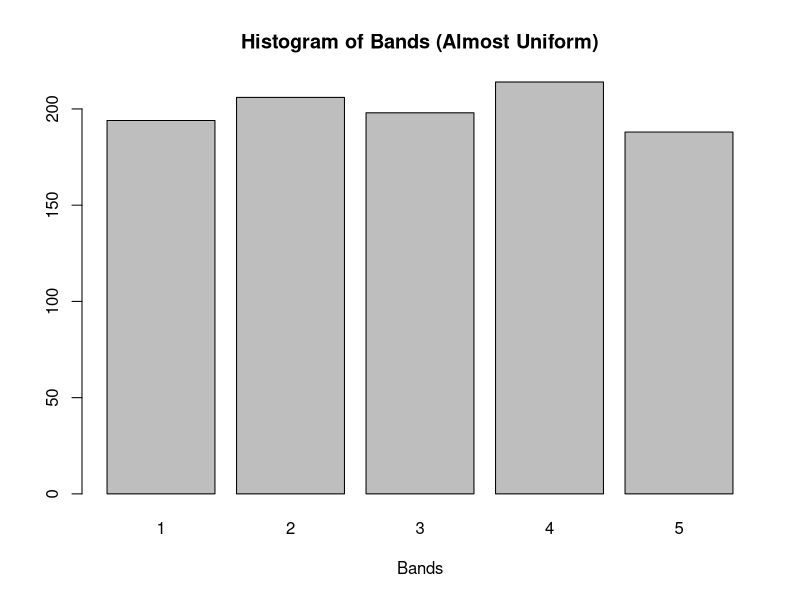
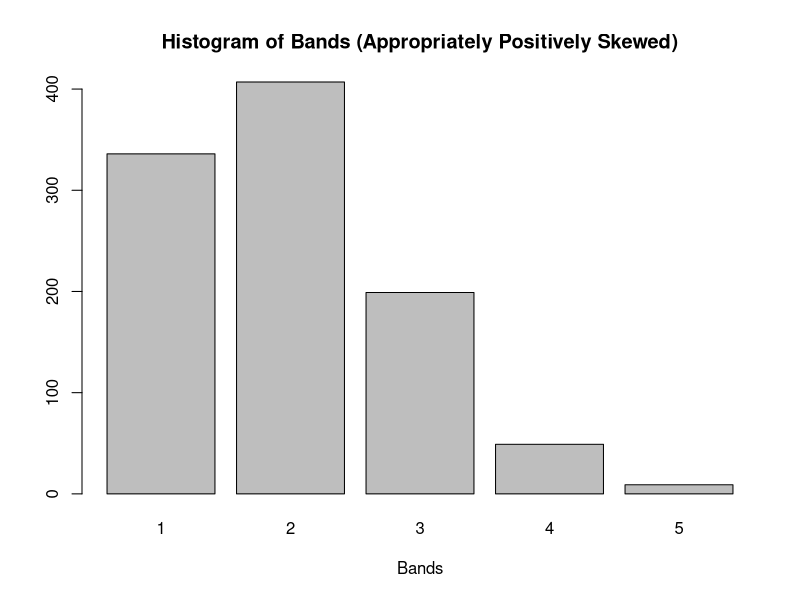
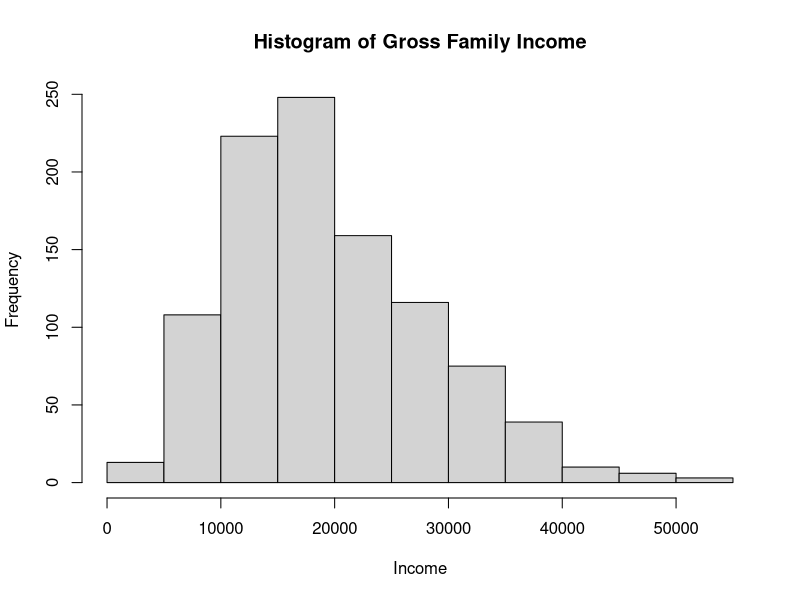
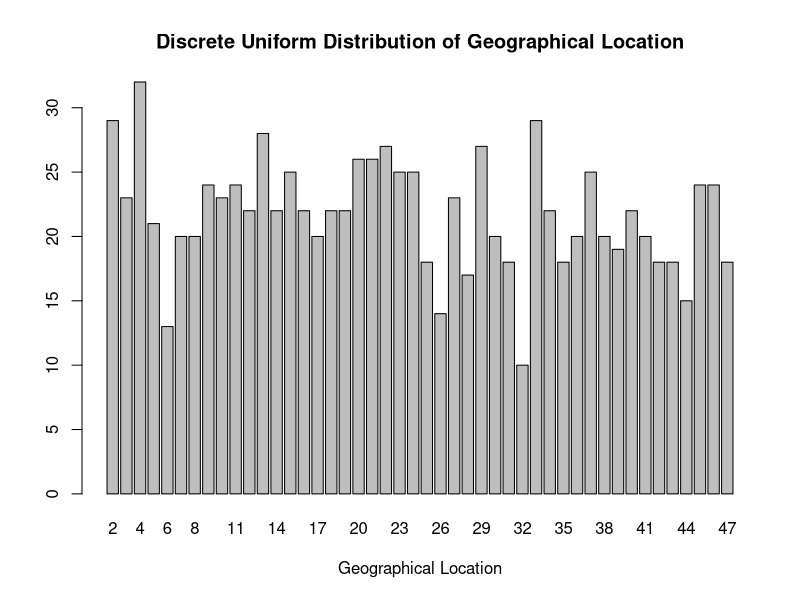
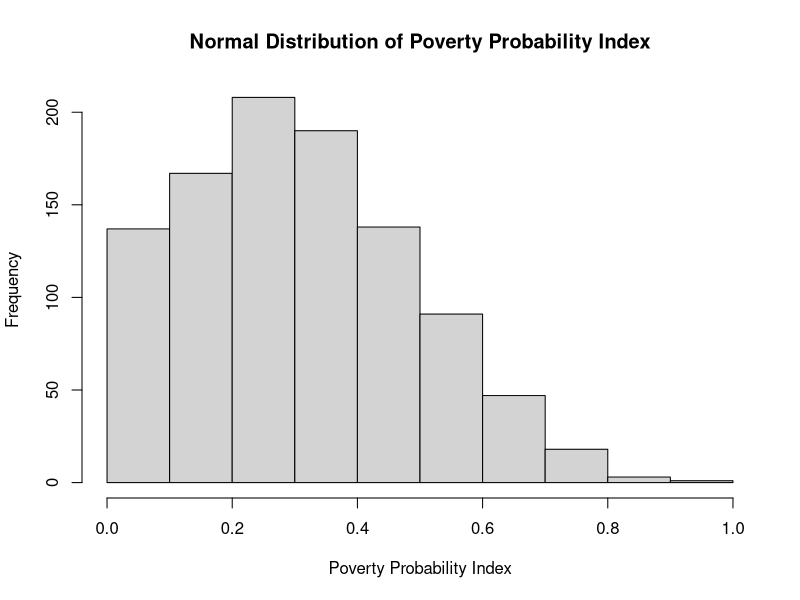
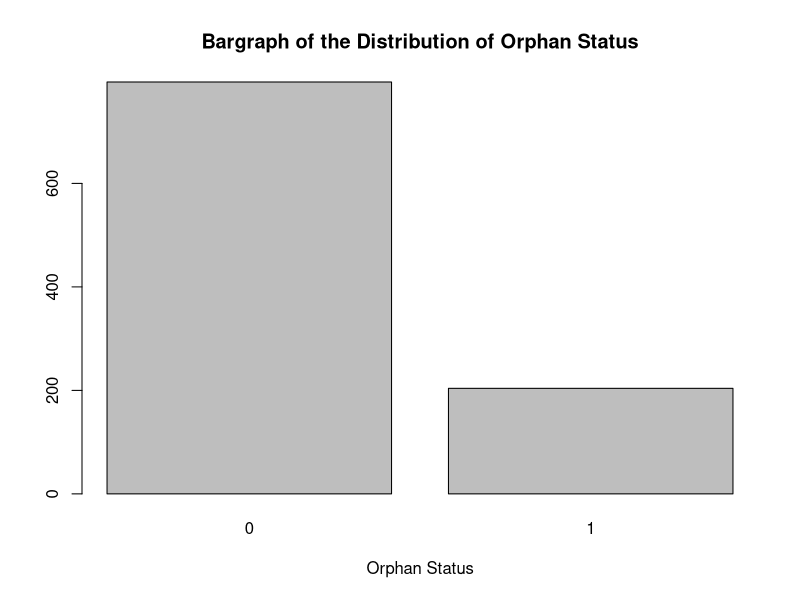
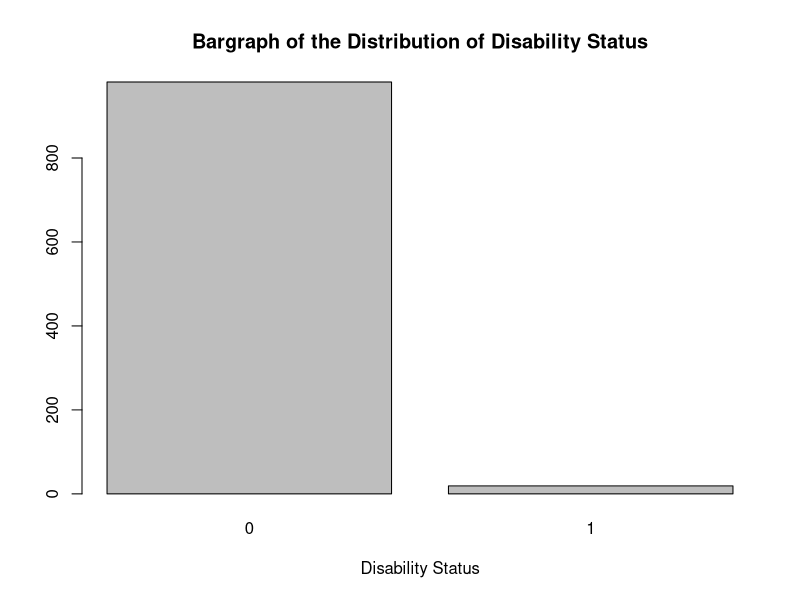
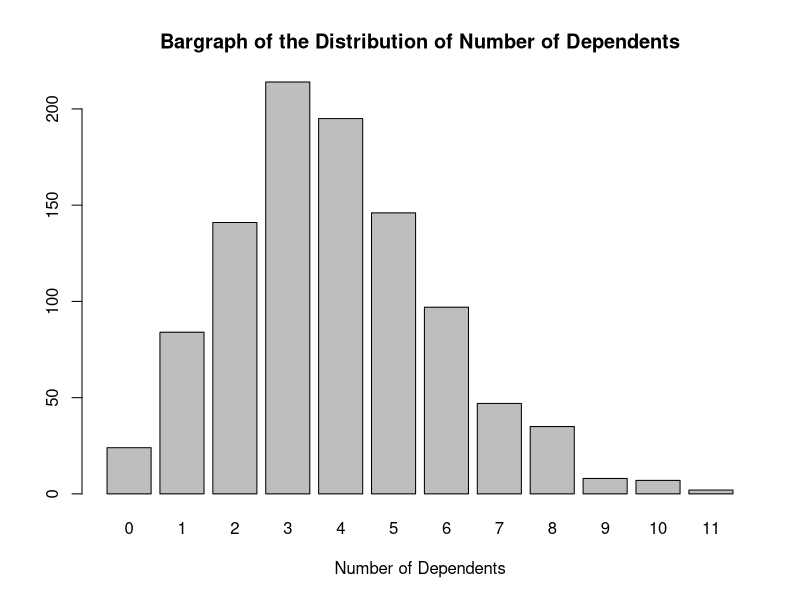

Here is the R script that generated these plots, in order: (Note: this script raises an error after producing the figures.)
## ---- chunk 1

knitr::opts_chunk$set(warning = FALSE,
                      message = FALSE)

## ---- chunk 2

# generate 5 bands via multinomial distribution with equal probabilities
set.seed(44)
sample1 <- rmultinom(n = 1,
                     size = 1000,
                     prob = rep(1/5, 5)) |> 
  as.data.frame() |>
  dplyr::mutate(Counts = dplyr::row_number()) |>
  dplyr::rename(Summary = V1)

# expand the Counts by Summary
sample2 <- rep(sample1$Counts, sample1$Summary)

# visualize results
barplot(table(sample2), xlab  = "Bands", main = "Histogram of Bands (Almost Uniform)")

## ---- chunk 3

# generate probabilities via 5 binomial trails with p = 1/5
# 1 is added to remove band 0 and introduce band 5
set.seed(44)
prob <- prop.table(table(rbinom(n = 1000, size = 5, prob = 1/5) + 1)) 

# generate 5 bands via multinomial distribution
set.seed(44)
sample1 <- rmultinom(n = 1,
                     size = 1000,
                     prob = prob) |> 
  as.data.frame() |>
  dplyr::mutate(Counts = dplyr::row_number()) |>
  dplyr::rename(Summary = V1)

# expand the Counts by Summary
sample2 <- rep(sample1$Counts, sample1$Summary)

barplot(table(sample2),  xlab  = "Bands", main = "Histogram of Bands (Appropriately Positively Skewed)")

## ---- chunk 4

set.seed(44)
hist(rnbinom(n = 1000, size = 5, mu = 20000),  xlab  = "Income", main = "Histogram of Gross Family Income")

## ---- chunk 5

set.seed(44)
barplot(table(ceiling(runif(n = 1000, min = 1,  max = 47))), xlab  = "Geographical Location", main = "Discrete Uniform Distribution of Geographical Location")

## ---- chunk 6

set.seed(44)
hist(abs(rnorm(n = 1000, mean = 0.3, sd = 0.2)), xlab  = "Poverty Probability Index", main = "Normal Distribution of Poverty Probability Index")

## ---- chunk 7

set.seed(44)
barplot(table(rbinom(n = 1000, size = 1, prob = 0.222)), xlab  = "Orphan Status", main = "Bargraph of the Distribution of Orphan Status")

## ---- chunk 8

set.seed(44)
barplot(table(rbinom(n = 1000, size = 1, prob = 0.022)), xlab  = "Disability Status", main = "Bargraph of the Distribution of Disability Status")

## ---- chunk 9

set.seed(44)
barplot(table(rpois(n = 1000, lambda = 4)), xlab  = "Number of Dependents", main = "Bargraph of the Distribution of Number of Dependents")

## ---- chunk 10

set.seed(44)
hist(abs(rnorm(n = 1000, mean = 500000, sd = 50000)), xlab  = "Program Costs", main = "Histogram of Distribution of Program Costs (KES)")

## ---- chunk 11

# declare probabilities (values gotten from existing literature)
prob <- c(0.49, 0.50, 0.01)

# generate 3 outcomes via multinomial distribution
set.seed(44)
sample1 <- rmultinom(n = 1,
                     size = 1000,
                     prob = prob) |> 
  as.data.frame() |>
  dplyr::mutate(Counts = dplyr::row_number()) |>
  dplyr::rename(Summary = V1)
  
# expand Counts by Summary
sample2 <- rep(sample1$Counts, sample1$Summary)

barplot(table(sample2), xlab  = "Gender", main = "Bargraph of Gender")
          
## ---- chunk 12

# load packages
library(here)
library(tidyverse)

## ---- chunk 13
# table display setup
#| label: tbl-simulated_data .striped .hover .primary .bordered
#| tbl-cap: "Simulated data"
#| tbl-cap-location: bottom 

### bands
# generate probabilities via 5 binomial trials with p = 1/5
# 1 is added to remove band 0 and introduce band 5
set.seed(44)
prob_bands <- prop.table(table(rbinom(n = 1000, size = 5, prob = 1/5) + 1)) 

# generate 5 bands via multinomial distribution
set.seed(44)
bands1 <- rmultinom(n = 1,
                     size = 1000,
                     prob = prob_bands) |> 
  as.data.frame() |>
  dplyr::mutate(Counts = dplyr::row_number()) |>
  dplyr::rename(Summary = V1)

# expand the Counts by Summary
bands2 <- rep(bands1$Counts, bands1$Summary)


### gender
# declare probabilities (values gotten from existing literature)
prob_gender <- c(0.49, 0.50, 0.01)

# generate 3 outcomes via multinomial distribution
set.seed(44)
gender1 <- rmultinom(n = 1,
                     size = 1000,
                     prob = prob_gender) |> 
  as.data.frame() |>
  dplyr::mutate(Counts = dplyr::row_number()) |>
  dplyr::rename(Summary = V1)
  
# expand Counts by Summary
gender2 <- rep(gender1$Counts, gender1$Summary)

### wrap everything up in a data-frame
# for reproducibility
set.seed(44)
simulated_data <- data.frame(
  
  # sorting is necessary 
  Bands = sort(as.ordered(bands2), decreasing = FALSE),
  
  # sorting is necessary
  GrossFamilyIncome = sort(rnbinom(n = 1000,
                                   size = 5,
                                   mu = 20000), decreasing = FALSE),
  
  GeographicalLocation = as.factor(ceiling(runif(n = 1000,
                                                 min = 1,
                                                 max = 47))),
  
  # sorting is necessary
  PovertyProbabilityIndex = sort(abs(rnorm(n = 1000,
                                      mean = 0.3,
                                      sd = 0.2)), decreasing = TRUE),
  
  Orphans = as.factor(rbinom(n = 1000,
                             size = 1,
                             prob = 0.222)),
  
  Disability = as.factor(rbinom(n = 1000,
                                size = 1,
                                prob = 0.022)), 
  
  NumberOfDependents = rpois(n = 1000,
                             lambda = 4),
  
  ProgramCostsKES = abs(rnorm(n = 1000,
                              mean = 500000,
                              sd = 50000)),
  
  Gender = as.factor(gender2)
)

# view data (printed on your browser)
knitr::kable(head(x = simulated_data, n = 5))

## ---- chunk 14

# write data to disc
write.csv(x = simulated_data, row.names = FALSE, file = here::here("./Data/simulated_data.csv"))
saveRDS(object = simulated_data, file = here::here("./Data/simulated_data.rds"))
